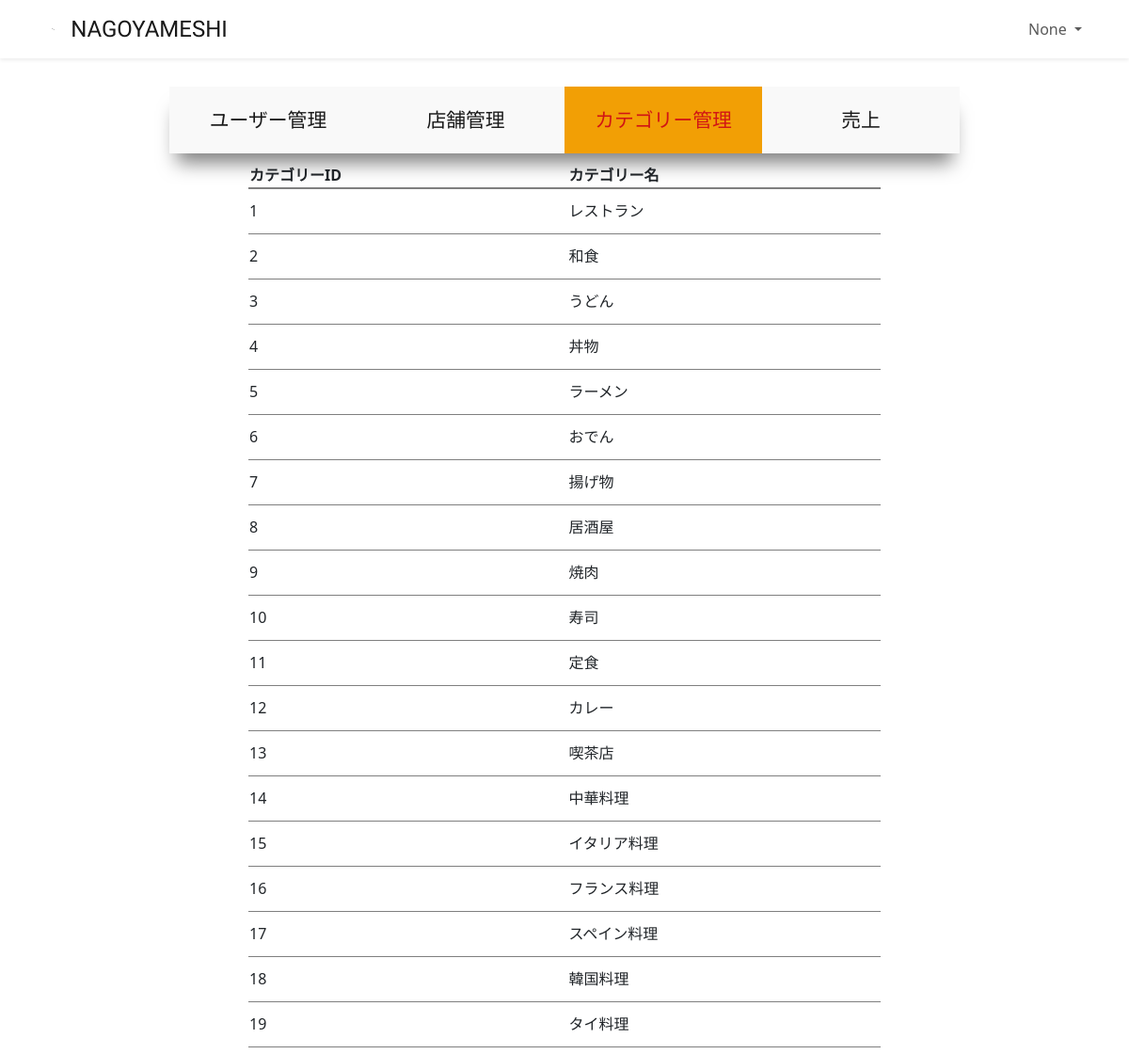
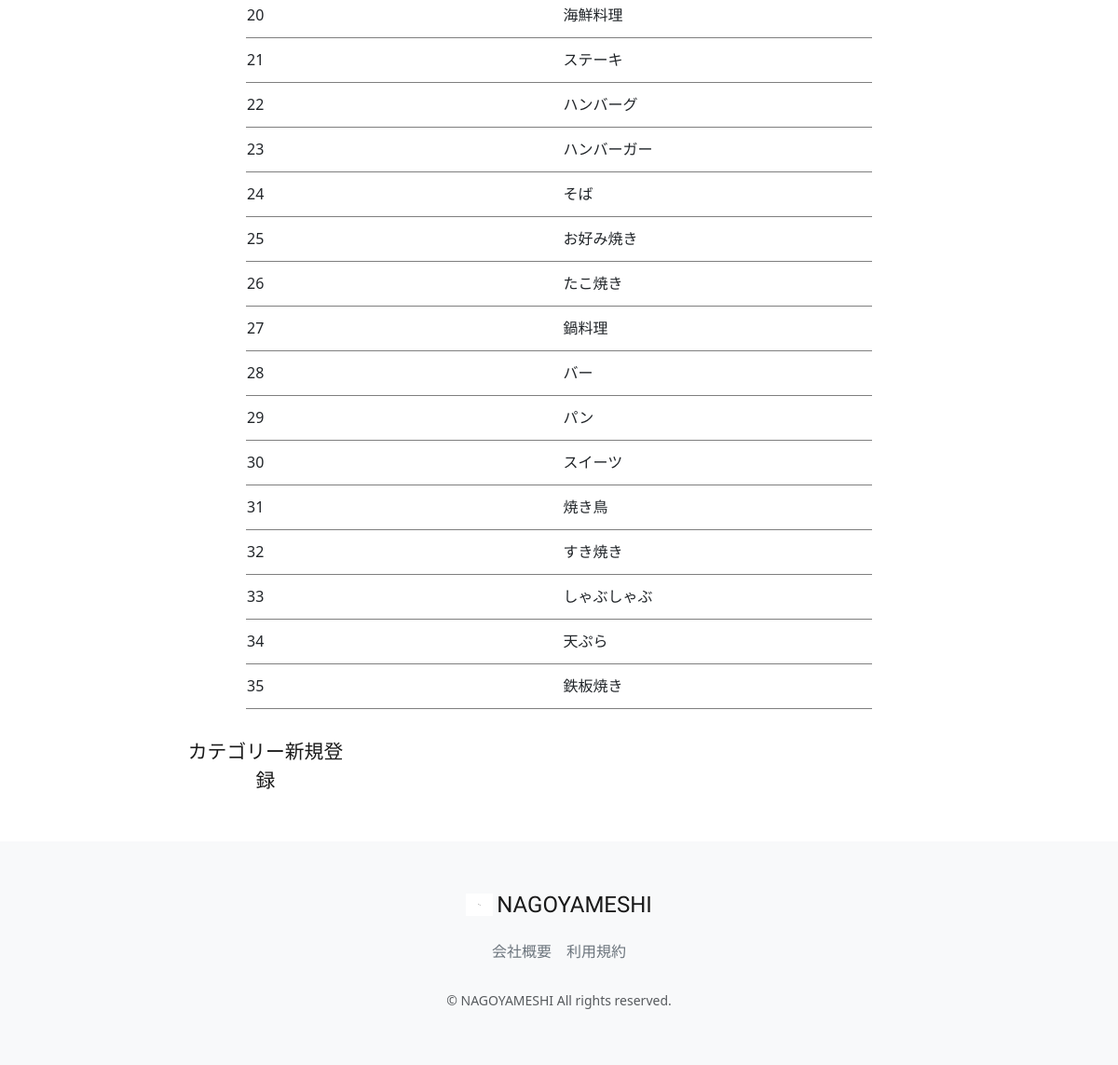
The page /accounts/management/category-list (signed in) on the database its author committed (2 pictures, top to bottom).
### accounts/models.py (models this page shows, shortened)
class CustomUser(AbstractUser):
    user_name = models.CharField(max_length=128, null=True, blank=True, verbose_name='ユーザー名前')
    hurigana = models.CharField(max_length=128, null=True, blank=True, verbose_name='フリガナ')
    zip_code = models.CharField(max_length=16, null=True, blank=True, verbose_name='郵便番号')
    address = models.CharField(max_length=255, null=True, blank=True, verbose_name='住所')
    phone_number = models.CharField(max_length=20, null=True, blank=True, verbose_name='電話番号')
    birthday = models.CharField(max_length=20, null=True, blank=True, verbose_name='誕生日')
    job = models.CharField(max_length=255, null=True, blank=True, verbose_name='職業')
    is_subscribed = models.BooleanField(default=False, verbose_name='有料会員')
    card_name = models.CharField(max_length=128, null=True, blank=True, verbose_name='カード名義')
    card_number = models.CharField(max_length=128, null=True, blank=True, verbose_name='カード番号')
    class Meta:
        verbose_name_plural = 'CustomUser'

### restaurant/models.py (models this page shows, shortened)
class Category(models.Model):
    name = models.CharField(verbose_name='カテゴリー名', max_length=64)
    photo = models.ImageField(verbose_name='写真', blank=True, null=True)
    class Meta:
        verbose_name_plural = 'Category'

### accounts/views.py (the view)
# urls.py: path("management/category-list",views.ManagementCategoryListView.as_view(), name="category_list"),
class ManagementCategoryListView(onlyManagementUserMixin, generic.ListView):
    template_name = "management/category_list.html"
    model = Category
    def get_context_data(self, **kwargs):
        context = super().get_context_data(**kwargs)
        context["selected"] = "category"
        return context

### accounts/mixins.py (called while the page is built)
    def test_func(self):
        user = self.request.user
        return user.is_staff

### accounts/templates/management/category_list.html (shortened to what this page needs)
{% extends "management/manage_base.html" %}
{% load static %}
{% block sub_content %}
  <table class="manage_list">
    <thead>
      <th>カテゴリーID</th>
      <th>カテゴリー名</th>
    </thead>
    <tbody>
      {% for category in object_list %}
        <tr onclick="location.href='{% url 'category_update' pk=category.pk %}'">
          <td>{{ category.pk }}</td>
          <td>{{ category.name }}</td>
        </tr>
      {% endfor %}
    </tbody>
  </table>
<a class="new" href="{% url 'category_create' %}">カテゴリー新規登録</a>
{% endblock %}

### restaurant/templates/layout/base.html (shortened to what this page needs)
{% load static %}
<!DOCTYPE html>
<html lang="ja">
<head>
    <link href="https://cdn.jsdelivr.net/npm/bootstrap@5.3.3/dist/css/bootstrap.min.css" rel="stylesheet"
>
    <link href="{% static 'css/nagoyameshi.css' %}" rel="stylesheet">
</head>
<body>
<div id="app" class="wrapper">
    <nav class="navbar navbar-expand-md navbar-light bg-white shadow-sm">
        <div class="container nagoyameshi-container">
            <a class="navbar-brand app-name" href="{% url 'top_page' %}">
                <div class="d-flex align-items-center">
                    <img class="nagoyameshi-logo me-1" src="{% static 'images/logo/logo.svg' %}" alt="nagoyameshi">
                    NAGOYAMESHI
                </div>
            </a>
            <div class="collapse navbar-collapse" id="navbarSupportedContent">
                <ul class="navbar-nav ms-auto">
                    {% if user.is_subscribed %}
                        <li class="nav-item dropdown">
                            <a id="navbarDropdown" class="nav-link dropdown-toggle" href="#" role="button"
                               data-bs-toggle="dropdown" aria-haspopup="true" aria-expanded="false" v-pre>
                                {{ user.user_name }}
                            </a>
                        </li>
                    {% endif %}
                </ul>
            </div>
        </div>
    </nav>
    {% block content %}{% endblock %}
    <footer class="bg-light">
        <div class="d-flex justify-content-center footer-logo">
            <a class="navbar-brand app-name" href="{% url 'top_page' %}">
                <div class="d-flex align-items-center">
                    <img class="nagoyameshi-logo me-1" src="{% static 'images/logo/logo.svg' %}" alt="nagoyameshi">
                    NAGOYAMESHI
                </div>
            </a>
        </div>
        <div class="d-flex justify-content-center footer-link">
            <a href="{% url 'company_page' %}" class="link-secondary me-3">会社概要</a>
            <a href="{% url 'terms_page' %}" class="link-secondary">利用規約</a>
        </div>
        <p class="text-center text-muted small mb-0">&copy; NAGOYAMESHI All rights reserved.</p>
    </footer>
</div>
</body>
</html>

### static/css/nagoyameshi.css (style rules this page uses)
.wrapper { min-height: 100vh; position: relative; padding-bottom: 240px; box-sizing: border-box; }
.nagoyameshi-logo { height: 24px; }
.app-name { font-family: 'Carter One', cursive; font-size: 24px; color: #191919; }
footer { width: 100%; height: 240px; position: absolute; bottom: 0; padding: 50px 15px; }
.footer-logo { margin-bottom: 20px; }
.footer-link { margin-bottom: 30px; }
a { text-decoration: none !important; }
.manage_main a { display: inline-block; width: 25%; height: 100%; text-align: center; font-size: 1.3rem; color: #191919; padding: 20px 20px; }
.manage_list { width: 80%; margin: 10px auto; }
.manage_list thead { border-bottom: 2px solid rgba(0, 0, 0, 0.5); }
.manage_list tbody tr { border-bottom: 1px solid rgba(0, 0, 0, 0.5); height: 3em; }
.new { display: block; padding:0px 0px 20px 500px; }

### rows shown on the page
CustomUser: user_name "None"
Category: pk "1", name "レストラン"
Category: pk "2", name "和食"
Category: pk "3", name "うどん"
Category: pk "4", name "丼物"
Category: pk "5", name "ラーメン"
Category: pk "6", name "おでん"
Category: pk "7", name "揚げ物"
Category: pk "8", name "居酒屋"
Category: pk "9", name "焼肉"
Category: pk "10", name "寿司"
Category: pk "11", name "定食"
Category: pk "12", name "カレー"
Category: pk "13", name "喫茶店"
Category: pk "14", name "中華料理"
Category: pk "15", name "イタリア料理"
Category: pk "16", name "フランス料理"
Category: pk "17", name "スペイン料理"
Category: pk "18", name "韓国料理"
Category: pk "19", name "タイ料理"
Category: pk "20", name "海鮮料理"
Category: pk "21", name "ステーキ"
Category: pk "22", name "ハンバーグ"
Category: pk "23", name "ハンバーガー"
Category: pk "24", name "そば"
Category: pk "25", name "お好み焼き"
Category: pk "26", name "たこ焼き"
Category: pk "27", name "鍋料理"
Category: pk "28", name "バー"
Category: pk "29", name "パン"
Category: pk "30", name "スイーツ"
Category: pk "31", name "焼き鳥"
Category: pk "32", name "すき焼き"
Category: pk "33", name "しゃぶしゃぶ"
Category: pk "34", name "天ぷら"
Category: pk "35", name "鉄板焼き"
